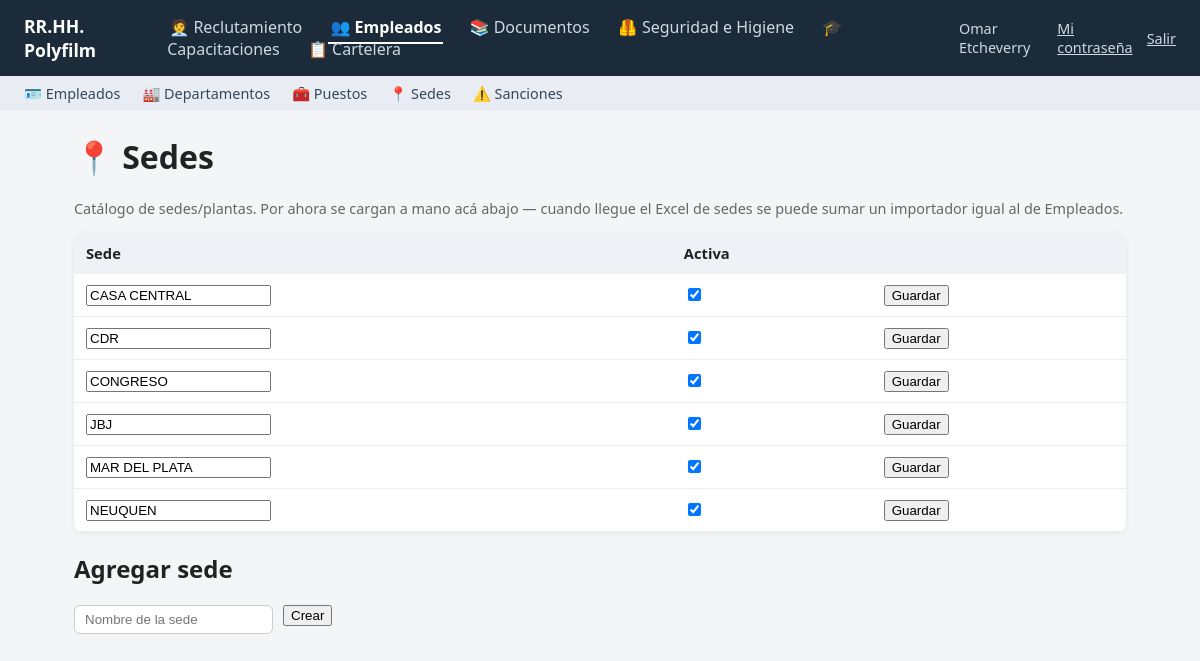
The app's page /sedes (signed in) with its own data.
### tables this page shows
CREATE TABLE usuarios (
            id INTEGER PRIMARY KEY AUTOINCREMENT,
            nombre TEXT NOT NULL,
            usuario TEXT UNIQUE NOT NULL,
            password_hash TEXT NOT NULL,
            salt TEXT NOT NULL,
            es_admin INTEGER NOT NULL DEFAULT 0,
            activo INTEGER NOT NULL DEFAULT 1,
            fecha_creacion TEXT NOT NULL DEFAULT (datetime('now', 'localtime'))
        , email TEXT, debe_cambiar_password INTEGER NOT NULL DEFAULT 0);

CREATE TABLE sedes (
            id INTEGER PRIMARY KEY AUTOINCREMENT,
            nombre TEXT UNIQUE NOT NULL,
            activo INTEGER NOT NULL DEFAULT 1
        );

### app.py (the view)
@app.route("/sedes")
@requiere_item("item_sedes")
def sedes():
    conn = get_db()
    lista = conn.execute("SELECT * FROM sedes ORDER BY nombre").fetchall()
    conn.close()
    return render_template("sedes.html", sedes=lista)

### app.py (called while the page is built)
def _modulos_visibles(usuario):
    visibles = []
    for m in MODULOS:
        if m.get("solo_admin") and not (usuario and usuario["es_admin"]):
            continue
        if usuario and usuario["es_admin"]:
            opciones = m["opciones"]
        else:
            opciones = [op for op in m["opciones"] if tiene_permiso(usuario, op["cod"])]
        if m["opciones"] and not opciones:
            continue  # módulo con ítems pero ninguno habilitado para este usuario: no se muestra
        m2 = dict(m)
        m2["opciones"] = opciones
        visibles.append(m2)
    return visibles

@app.context_processor
def inject_nav():
    path = request.path
    modulo_actual = None
    for cod, prefijos in RUTAS_POR_MODULO.items():
        if any(path == p or path.startswith(p + "/") for p in prefijos):
            modulo_actual = cod
            break
    usuario = usuario_actual()
    return dict(modulos=_modulos_visibles(usuario), modulo_actual=modulo_actual, usuario=usuario)

@app.before_request
def exigir_login():
    if request.endpoint in ENDPOINTS_PUBLICOS or request.endpoint is None:
        return
    u = usuario_actual()
    if not u:
        return redirect(url_for("login", next=request.path))
    if u["debe_cambiar_password"] and request.endpoint not in ("cambiar_password", "logout"):
        flash("Tenés que elegir una contraseña propia antes de seguir.", "info")
        return redirect(url_for("cambiar_password"))

### auth.py (called while the page is built)
def usuario_actual():
    if "usuario" in g:
        return g.usuario
    uid = session.get("usuario_id")
    g.usuario = None
    if uid:
        conn = get_db()
        u = conn.execute("SELECT * FROM usuarios WHERE id = ? AND activo = 1", (uid,)).fetchone()
        conn.close()
        g.usuario = u
    return g.usuario

def permisos_usuario(usuario_id: int) -> set:
    conn = get_db()
    rows = conn.execute(
        "SELECT permiso_cod FROM usuario_permisos WHERE usuario_id = ?", (usuario_id,)
    ).fetchall()
    conn.close()
    return {r["permiso_cod"] for r in rows}

def tiene_permiso(usuario, cod: str) -> bool:
    if usuario is None:
        return False
    if usuario["es_admin"]:
        return True
    return cod in permisos_usuario(usuario["id"])

### db.py (called while the page is built)
def get_db():
    conn = sqlite3.connect(DB_PATH, timeout=30)
    conn.row_factory = sqlite3.Row
    conn.execute("PRAGMA foreign_keys = ON")
    return conn

### templates/sedes.html (shortened to what this page needs)
{% extends "base.html" %}
{% block contenido %}
<h1>📍 Sedes</h1>
<p class="nota">Catálogo de sedes/plantas. Por ahora se cargan a mano acá abajo — cuando llegue el Excel de sedes se puede sumar un importador igual al de Empleados.</p>
<table>
  <thead>
    <tr><th>Sede</th><th>Activa</th><th></th></tr>
  </thead>
  <tbody>
    {% for s in sedes %}
    <tr>
      <form method="post" action="{{ url_for('sedes_editar', sid=s.id) }}">
        <td><input type="text" name="nombre" value="{{ s.nombre }}" required></td>
        <td><input type="checkbox" name="activo" {% if s.activo %}checked{% endif %}></td>
        <td><button type="submit">Guardar</button></td>
      </form>
    </tr>
    {% endfor %}
  </tbody>
</table>
<h2>Agregar sede</h2>
<form method="post" action="{{ url_for('sedes_nueva') }}" class="form-nuevo-rol">
  <input type="text" name="nombre" placeholder="Nombre de la sede" required>
  <button type="submit">Crear</button>
</form>
{% endblock %}

### templates/base.html (shortened to what this page needs)
<!doctype html>
<html lang="es">
<head>
<link rel="stylesheet" href="{{ url_for('static', filename='style.css') }}">
</head>
<body>
<header>
  <a href="{{ url_for('index') }}" class="logo">RR.HH. Polyfilm</a>
  <nav>
    {% for m in modulos %}
    <a href="{{ m.href }}" class="{{ 'activo' if modulo_actual == m.cod else '' }}">{{ m.icono }} {{ m.nombre }}</a>
    {% endfor %}
  </nav>
  {% if usuario %}
  <div class="header-usuario">
    <span>{{ usuario.nombre }}</span>
    <a href="{{ url_for('cambiar_password') }}">Mi contraseña</a>
    <a href="{{ url_for('logout') }}">Salir</a>
  </div>
  {% endif %}
</header>
{% if modulo_actual %}
{% set modulo = modulos | selectattr('cod', 'equalto', modulo_actual) | first %}
{% if modulo.opciones %}
<div class="submenu">
  {% for op in modulo.opciones %}
  <a href="{{ op.href }}">{{ op.icono }} {{ op.label }}</a>
  {% endfor %}
</div>
{% endif %}
{% endif %}
<main>
  {% block contenido %}{% endblock %}
</main>
</body>
</html>

### static/style.css (style rules this page uses)
* { box-sizing: border-box; }
body { font-family: "Segoe UI", Arial, sans-serif; margin: 0; background: #f4f5f7; color: #222; }
header { background: #1c2b39; color: #fff; padding: 14px 24px; display: flex; align-items: center; gap: 32px; }
header .logo { color: #fff; font-weight: 700; font-size: 1.1rem; text-decoration: none; }
header nav a { color: #cfd8e3; text-decoration: none; margin-right: 20px; padding: 4px 2px; border-bottom: 2px solid transparent; }
header nav a.activo { color: #fff; border-bottom-color: #fff; font-weight: 600; }
.submenu { background: #e9edf3; padding: 8px 24px; display: flex; gap: 22px; }
.submenu a { color: #33475b; text-decoration: none; font-size: 0.9rem; }
main { padding: 24px; max-width: 1100px; margin: 0 auto; }
h1 { margin-top: 0; }
.nota { color: #666; font-size: 0.9rem; }
table { width: 100%; border-collapse: collapse; background: #fff; border-radius: 8px; overflow: hidden; box-shadow: 0 1px 4px rgba(0,0,0,0.08); }
th, td { text-align: left; padding: 10px 12px; border-bottom: 1px solid #eee; font-size: 0.92rem; }
th { background: #eef1f5; }
.form-nuevo-rol { display: flex; gap: 10px; align-items: flex-start; margin-top: 10px; }
.form-nuevo-rol input, .form-nuevo-rol textarea { padding: 6px 10px; border-radius: 6px; border: 1px solid #ccc; }
.header-usuario { margin-left: auto; color: #cfd8e3; display: flex; align-items: center; gap: 14px; font-size: 0.9rem; }
.header-usuario a { color: #cfd8e3; }

### records on screen
usuarios: nombre "Omar Etcheverry"
sedes: nombre "CASA CENTRAL", activo "☑"
sedes: nombre "CDR", activo "☑"
sedes: nombre "CONGRESO", activo "☑"
sedes: nombre "JBJ", activo "☑"
sedes: nombre "MAR DEL PLATA", activo "☑"
sedes: nombre "NEUQUEN", activo "☑"

### other values on screen
{{ m.icono }} "🧑‍💼" "👥" "📚" "🦺" "🎓" "📋"
{{ m.nombre }} "Reclutamiento" "Empleados" "Documentos" "Seguridad e Higiene" "Capacitaciones" "Cartelera"
{{ op.icono }} "🪪" "🏭" "🧰" "📍" "⚠️"
{{ op.label }} "Empleados" "Departamentos" "Puestos" "Sedes" "Sanciones"
